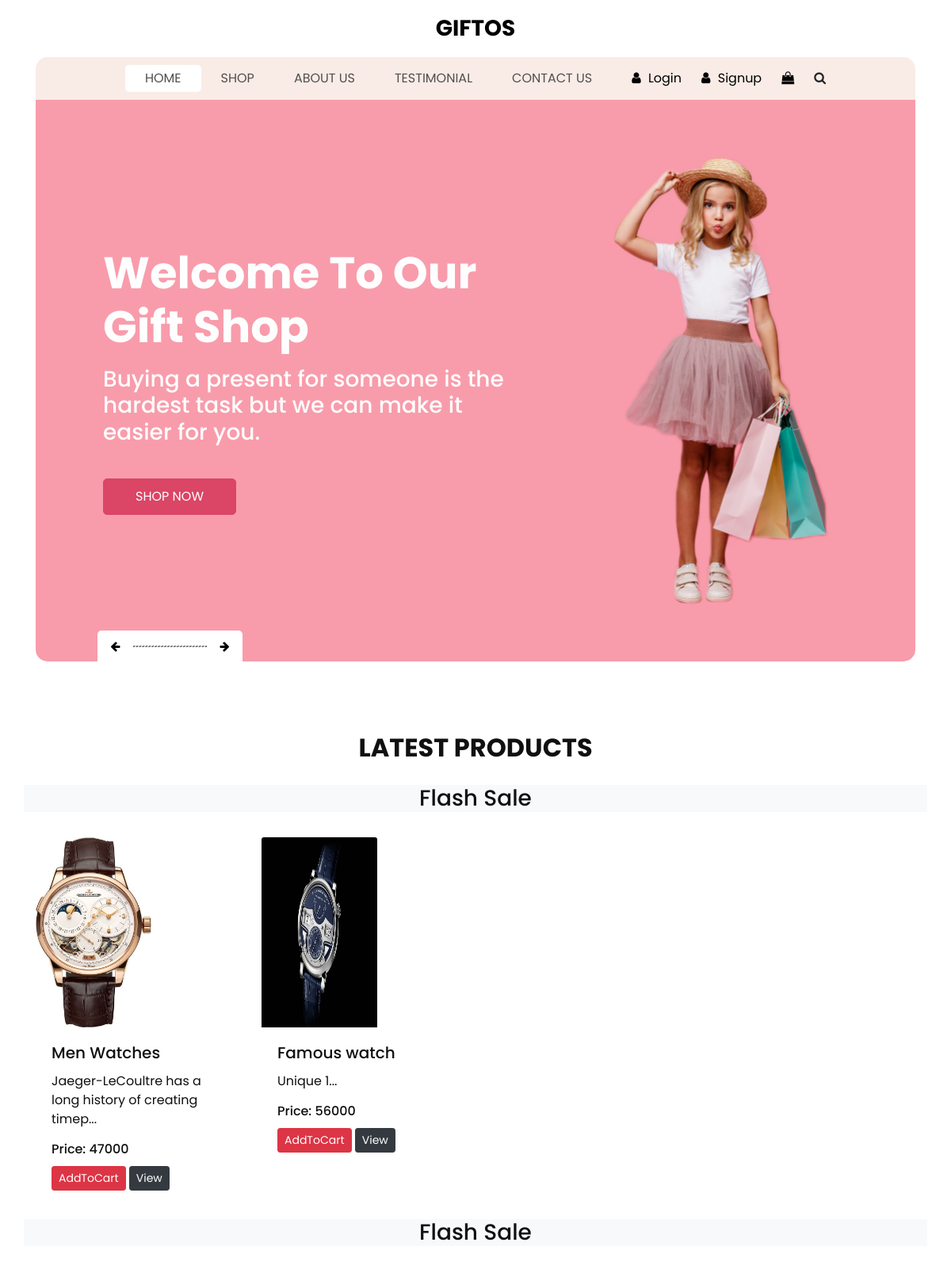
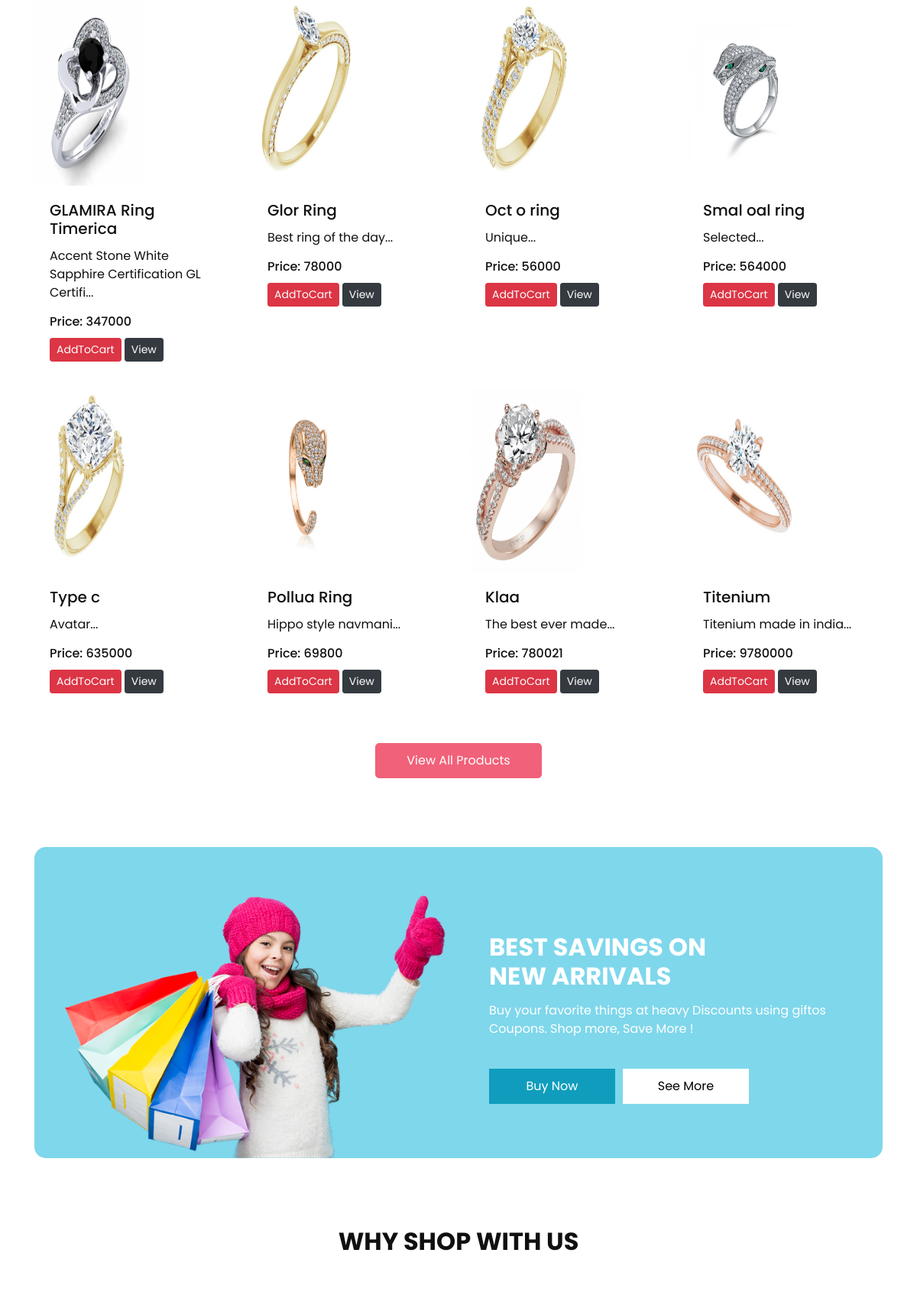
The page / (upper part) on the database its author committed (2 pictures, top to bottom).
### ecommerceapp/models.py (models this page shows, shortened)
class Product(models.Model):
    product_id = models.AutoField
    product_name = models.CharField(max_length=50)
    category = models.CharField(max_length=50,default="")
    sub_category = models.CharField(max_length=60,default="")
    price = models.IntegerField(default=0)
    desc = models.TextField(max_length=500)
    image = models.ImageField(upload_to='image/')

### ecommerceapp/views.py (the view)
# urls.py: path('',views.index,name="index"),
def index(request):
    allproducts = []
    catproducts =Product.objects.values('category','id')
    cats = {item['category'] for item in catproducts}
    for cat in cats:
        prod = Product.objects.filter(category=cat)
        n=len(prod)
        nSlides = n // 4 + ceil((n / 4)-(n // 4))
        allproducts.append([prod, range(1, nSlides), nSlides])
    params = {'allproducts':allproducts}
    return render(request,'index.html',params)

### templates/index.html (shortened to what this page needs)
<!DOCTYPE html>
<html>
<head>
  <link rel="stylesheet" type="text/css" href="https://cdnjs.cloudflare.com/ajax/libs/OwlCarousel2/2.3.4/assets/owl.carousel.min.css" />
  <link rel="stylesheet" type="text/css" href="static/css/bootstrap.css" />
  <link href="static/css/style.css" rel="stylesheet" />
  <link href="static/css/responsive.css" rel="stylesheet" />
</head>
<body>
  <div class="hero_area">
    <header class="header_section">
      <nav class="navbar navbar-expand-lg custom_nav-container ">
        <a class="navbar-brand" href="index.html">
          <span>
            Giftos
          </span>
        </a>
        <div class="collapse navbar-collapse" id="navbarSupportedContent">
          <ul class="navbar-nav  ">
            <li class="nav-item active">
              <a class="nav-link" href="/">Home <span class="sr-only">(current)</span></a>
            </li>
            <li class="nav-item">
              <a class="nav-link" href="/shop">
                Shop
              </a>
            </li>
            <li class="nav-item">
              <a class="nav-link" href="/about">
                About Us
              </a>
            </li>
            <li class="nav-item">
              <a class="nav-link" href="testimonial.html">
                Testimonial
              </a>
            </li>
            <li class="nav-item">
              <a class="nav-link" href="/contact">Contact Us</a>
            </li>
          </ul>
          <div class="user_option">
          {% if request.user.is_authenticated  %}
          <a href="/auth/logout">
            <i class="fa fa-user" aria-hidden="true"></i>
            <span>
              Logout
            </span>
          </a>
          {% else %}
          <a href="/auth/login">
            <i class="fa fa-user" aria-hidden="true"></i>
            <span>
              Login
            </span>
          </a>
          <a href="/auth/signup">
            <i class="fa fa-user" aria-hidden="true"></i>
            <span>
              Signup
            </span>
          </a>
          {% endif %}
            <a href="">
              <i class="fa fa-shopping-bag" aria-hidden="true"></i>
            </a>
            <form class="form-inline ">
              <button class="btn nav_search-btn" type="submit">
                <i class="fa fa-search" aria-hidden="true"></i>
              </button>
            </form>
          </div>
        </div>
      </nav>
    </header>
    <section class="slider_section">
      <div class="slider_container">
        <div id="carouselExampleIndicators" class="carousel slide" data-ride="carousel">
          <div class="carousel-inner">
            <div class="carousel-item active">
              <div class="container-fluid">
                <div class="row">
                  <div class="col-md-7">
                    <div class="detail-box">
                      <h1>
                        Welcome To Our <br>
                        Gift Shop
                      </h1>
                      <p>
                        <h3>Buying a present for someone is the hardest task but we can make it easier for you.</h3>
                      </p>
                      <a href="shop">
                        Shop Now
                      </a>
                    </div>
                  </div>
                  <div class="col-md-5 ">
                    <div class="img-box">
                      <img src="static/images/slider-img.png" alt="" />
                    </div>
                  </div>
                </div>
              </div>
            </div>
          </div>
          <div class="carousel_btn-box">
            <a class="carousel-control-prev" href="#carouselExampleIndicators" role="button" data-slide="prev">
              <i class="fa fa-arrow-left" aria-hidden="true"></i>
            </a>
            <img src="static/images/line.png" alt="" />
            <a class="carousel-control-next" href="#carouselExampleIndicators" role="button" data-slide="next">
              <i class="fa fa-arrow-right" aria-hidden="true"></i>
            </a>
          </div>
        </div>
      </div>
    </section>
  </div>
  <section class="shop_section layout_padding">
    <div class="container">
      <div class="heading_container heading_center">
        <h2>
          Latest Products
        </h2>
      </div>
      {% for product, range, nSlides in allproducts %}
      <h3 class="my-3 text-center text success bg-light">{{product.0.catagory}} Flash Sale</h3>
      <div class="container">
        <div class="row">
          {% for i in product %}
          <div class="col-md-3 mt-3">
            <img src="/media/{{i.image}}" class="card-img-top" alt="not found" style="height: 30vh; width: 12.2vw;">
            <div class="card-body" >
              <h5 class="card-title" id="namepr{{i.id}}">{{i.product_name}}</h5>
              <p class="card-text">{{i.desc|slice:"0:53"}}...</p>
              <h6 class="card-title">Price: <span id="pricepr{{i.id}}">{{i.price}}</span>
              </h6>
              <span id="divpr{{i.id}}" class="divpr">
                <button id="pr{{i.id}}" class="btn btn-danger cart btn-sm mt-0">
                  AddToCart
                </button>
              </span>
              <a href="/media/{{i.image}}">
                <button class="btn btn-dark btn-sm cart">View</button>
              </a>
            </div>
          </div>
          {% endfor %}
        </div>
      </div>
      {% endfor %}
      <div class="btn-box">
        <a href="shop">
          View All Products
        </a>
      </div>
    </div>
  </section>
  <section class="saving_section ">
    <div class="box">
      <div class="container-fluid">
        <div class="row">
          <div class="col-lg-6">
            <div class="img-box">
              <img src="static/images/saving-img.png" alt="">
            </div>
          </div>
          <div class="col-lg-6">
            <div class="detail-box">
              <div class="heading_container">
                <h2>
                  Best Savings on <br>
                  new arrivals
                </h2>
              </div>
              <p>
                Buy your favorite things at heavy Discounts using giftos Coupons. Shop more, Save More !
              </p>
              <div class="btn-box">
                <a href="#" class="btn1">
                  Buy Now
                </a>
                <a href="shop" class="btn2">
                  See More
                </a>
              </div>
            </div>
          </div>
        </div>
      </div>
    </div>
  </section>
  <section class="why_section layout_padding">
    <div class="container">
      <div class="heading_container heading_center">
        <h2>
          Why Shop With Us
        </h2>
      </div>
      <div class="row">
        <div class="col-md-4">
        </div>
        <div class="col-md-4">
        </div>
        <div class="col-md-4">
        </div>
      </div>
    </div>
  </section>
</body>
</html>

### static/css/responsive.css (style rules this page uses)
@media (min-width: 1200px) { .container { max-width: 1170px; } }

### rows shown on the page
Product: image (picture), product_name "Men Watches", desc "Jaeger-LeCoultre has a long history of creating timep", price "47000"
Product: image (picture), product_name "Famous watch", desc "Unique 1", price "56000"
Product: image (picture), product_name "GLAMIRA Ring Timerica", desc "Accent Stone White Sapphire Certification GL Certifi", price "347000"
Product: image (picture), product_name "Glor Ring", desc "Best ring of the day", price "78000"
Product: image (picture), product_name "Oct o ring", desc "Unique", price "56000"
Product: image (picture), product_name "Smal oal ring", desc "Selected", price "564000"
Product: image (picture), product_name "Type c", desc "Avatar", price "635000"
Product: image (picture), product_name "Pollua Ring", desc "Hippo style navmani", price "69800"
Product: image (picture), product_name "Klaa", desc "The best ever made", price "780021"
Product: image (picture), product_name "Titenium", desc "Titenium made in india", price "9780000"
